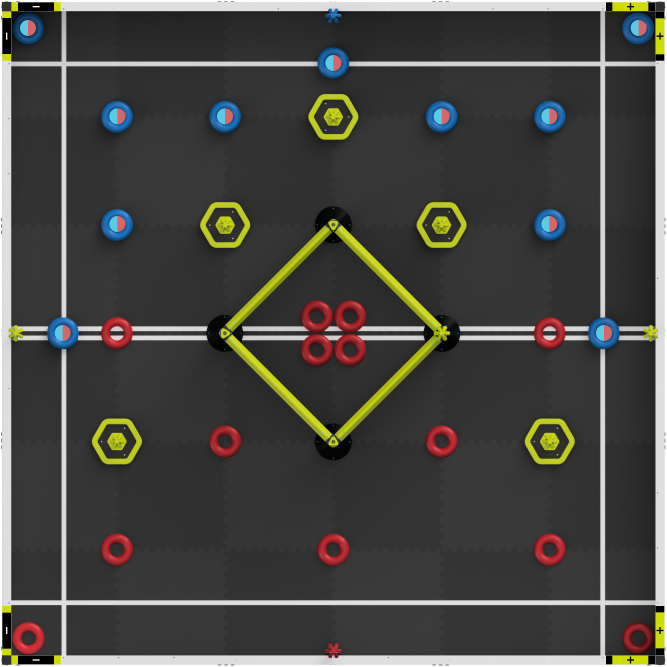
#> input picture Assets/VURC-HighStakes-Skills-TileColor66_71-2000x2000.png, 2000 x 2000 px, given in place of logo4.png, which was not available (shown at 1/3 size)
$ python visualizer.py
#> lines starting #> are read from the running program, lines starting #| are printed output that depends on the picture; pictures that were not available may be replaced by others from this repository, and a replacement may not be noted
import matplotlib.pyplot as plt
import matplotlib.patches as patches
import matplotlib.transforms as transforms
import matplotlib.image as mpimg
import numpy as np
from scipy.ndimage import zoom

time = 20
refreshTime = 10/1000
num = int(time / refreshTime)

bot = mpimg.imread("Assets/logo4.png")
#> bot is the input picture: shape (2000, 2000, 4) float32; mean R, G, B, A 0.269, 0.265, 0.25, 0.988
scale_factor = 0.8
bot = zoom(bot, (scale_factor, scale_factor, 1))
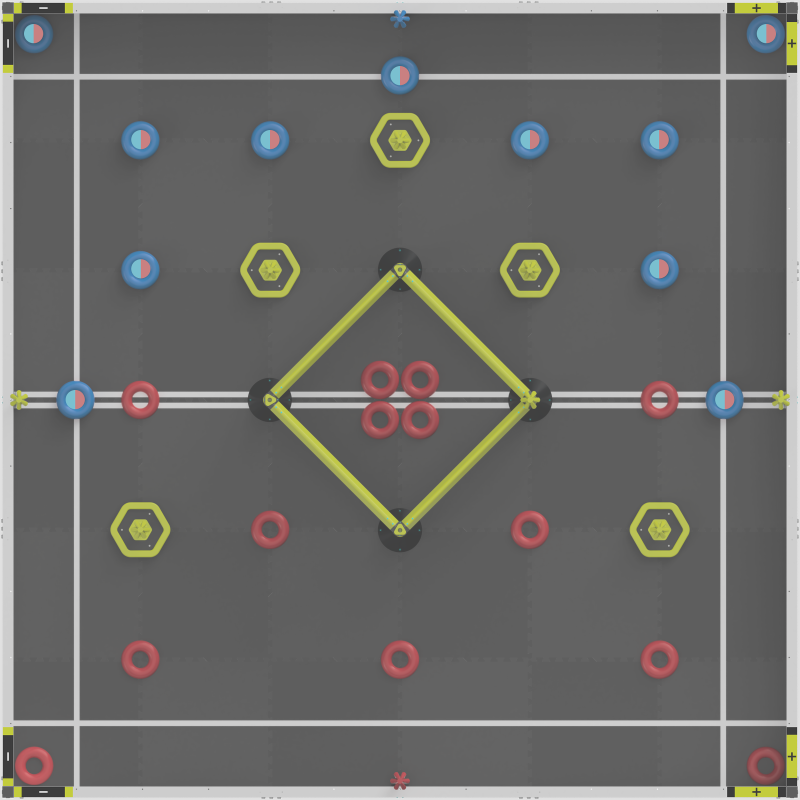
#> bot: shape (1600, 1600, 4) float32 (shown at 1/2 size); mean R, G, B, A 0.269, 0.265, 0.25, 0.988; transparent parts drawn white


img = plt.imread("Assets/VURC-HighStakes-H2H-TileColor66_71-2000x2000.png")
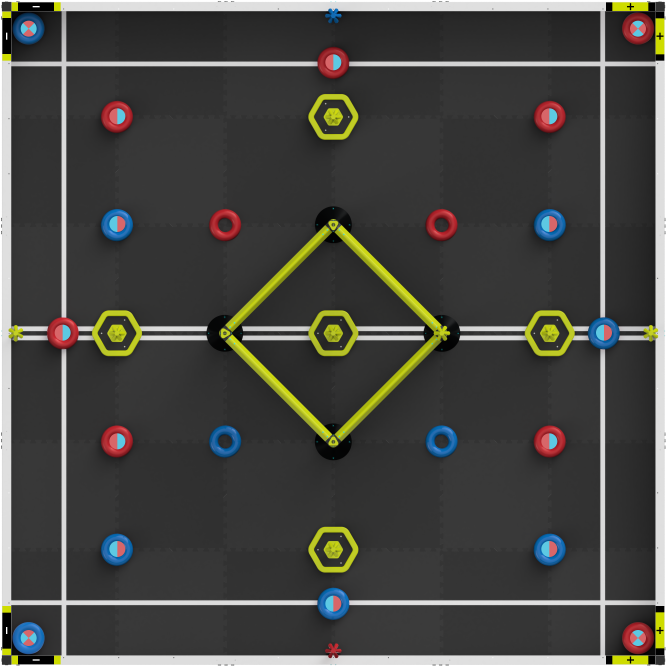
#> input picture Assets/VURC-HighStakes-H2H-TileColor66_71-2000x2000.png, 2000 x 2000 px, found by its file name (shown at 1/3 size)
#> img is the input picture: shape (2000, 2000, 4) float32; mean R, G, B, A 0.266, 0.265, 0.25, 0.988
img = np.clip(img, 0, 1)
# Create a figure and an axis
fig, axs = plt.subplots(nrows=2, ncols=2)
axs[1,1].imshow(img, extent=[0, 144, 0, 144], zorder=0)
m, n = 2, 2
# Define the labels for each subplot
x_labels = [['Time (s)', 'Time (s)'], ['Time (s)', 'x (inch)']]
y_labels = [['d1', 'd2'], ['d3', 'y (inch)']]

for i in range(m):
    for j in range(n):
        axs[i, j].set_xlabel(x_labels[i][j])
        axs[i, j].set_ylabel(y_labels[i][j])
        axs[i, j].grid(True)


# Initialize your data
tData = np.linspace(-time, 0, num).tolist()
backUptData = np.linspace(-time, 0, num).tolist()

p1Data = np.linspace(0, 0, num).tolist()
p2Data = np.linspace(0, 0, num).tolist()
p3Data = np.linspace(0, 0, num).tolist()
backUpP1Data = np.linspace(0, 0, num).tolist()
backUpP2Data = np.linspace(0, 0, num).tolist()
backUpP3Data = np.linspace(0, 0, num).tolist()

xData = [0]
yData = [0]
heading = 0
coords, = axs[1,1].plot(xData, yData, linestyle='solid', color='black', linewidth=2, zorder=1)

# [9 lines left out: function updateLine1, not called in this run]


class Line:
    def __init__(self, height, plotx, ploty):
        global num
        self.height = height
        self.y_data=[height]*num
        self.x_data=[0]*num
        self.line, = axs[plotx,ploty].plot(self.x_data, self.y_data,linestyle='dashed', color='black')
        self.line.set_xdata(self.x_data)
        self.line.set_ydata(self.y_data)
    # [4 lines left out: function update_line, not called in this run]


class dataOverTimeLine:
    def __init__(self, plotx, ploty):
        global num, tData
        #self.line, = axs[plotx,ploty].plot(tData, np.linspace(0, 0, num).tolist(), 'o', color='red', markersize=2)
        self.line, = axs[plotx,ploty].plot(tData, np.linspace(0, 0, num).tolist(),linestyle='solid', color='red', linewidth=2)
        self.max_y = 1
        self.min_y = -1
    # [11 lines left out: function update_line, not called in this run]


# Create a line object that will be updated
line1 = dataOverTimeLine(0,0)
line2 = dataOverTimeLine(1,0)
line3 = dataOverTimeLine(0,1)

# Predefined values for the first argument of each Line
predefined_values = [[[0, 2950, 0], [0, 2, 0]], [[0, 12, 0], [0, 0, 0]]]

x_axes = []
targets = []
targetBs = []

for i in range(m):
    for j in range(n):
        x_axes.append(Line(predefined_values[i][j][0], i, j))
        targets.append(Line(predefined_values[i][j][1], i, j))
        targetBs.append(Line(predefined_values[i][j][2], i, j))
#> `plt.pause(0.001)`:
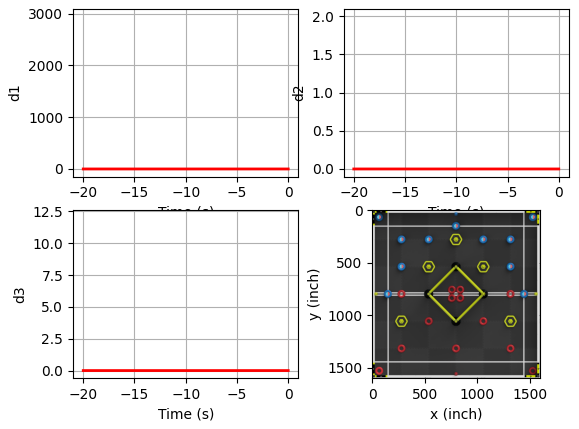
#> figure drawn by matplotlib, 4 panels


# [16 lines left out: function limitData, not called in this run]


square = patches.Rectangle((0.5, 0.5), 0.1, 0.1, angle=heading, fill=False)
trans = transforms.Affine2D().rotate_deg(heading).translate(0, 0)
bot_image = axs[1, 1].imshow(np.clip(bot, 0, 1), transform=trans + axs[1, 1].transData, zorder=2)

# [60 lines left out: function update, not called in this run]
